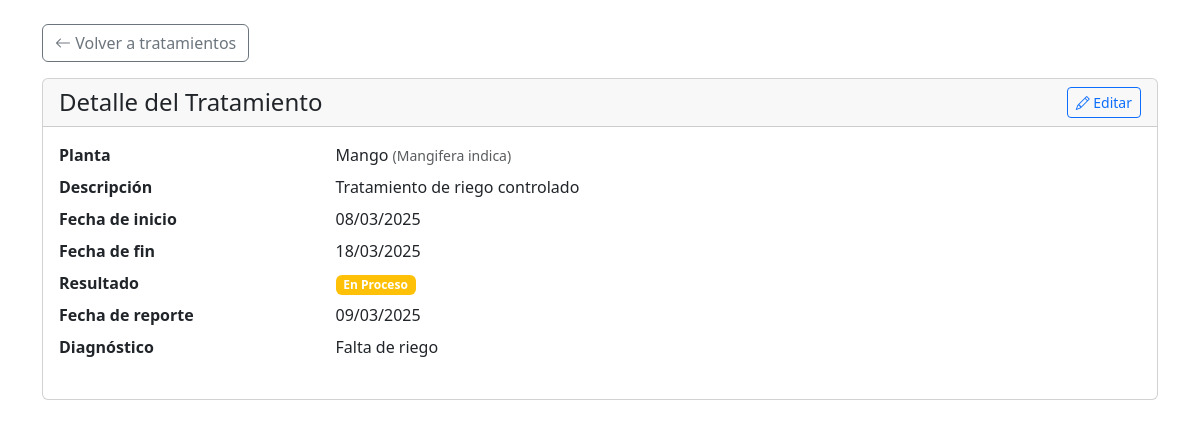
Screenshot of /tratamiento_detalle.php?id=7 with the database file from the repository.
### tables this page shows
CREATE TABLE `tratamientos` (
  `id_tratamiento` int(11) NOT NULL,
  `id_reporte` int(11) DEFAULT NULL,
  `descripcion` text NOT NULL,
  `fecha_inicio` date NOT NULL,
  `fecha_fin` date DEFAULT NULL,
  `resultado` enum('Exitoso','En Proceso','Fallido') DEFAULT 'En Proceso'
);

CREATE TABLE `plantas` (
  `id_planta` int(11) NOT NULL,
  `nombre_cientifico` varchar(100) NOT NULL,
  `nombre_comun` varchar(100) DEFAULT NULL,
  `ubicacion` varchar(255) DEFAULT NULL,
  `estado` enum('Sano','Enfermo','Recuperación') DEFAULT 'Sano',
  `descripcion` text DEFAULT NULL,
  `fecha_registro` timestamp NOT NULL DEFAULT current_timestamp()
);

CREATE TABLE `reportes` (
  `id_reporte` int(11) NOT NULL,
  `id_usuario` int(11) DEFAULT NULL,
  `id_planta` int(11) DEFAULT NULL,
  `id_animal` int(11) DEFAULT NULL,
  `tipo` enum('Planta','Animal') NOT NULL,
  `diagnostico` text NOT NULL,
  `fecha_reporte` timestamp NOT NULL DEFAULT current_timestamp()
);

### tratamiento_detalle.php (the view, shortened to what this page needs)
<?php
$id_tratamiento = intval($_GET['id']);
$conexion = new Conexion();
$db = $conexion->getConexion();
$stmt = $db->prepare(
    "SELECT t.*, p.nombre_comun, p.nombre_cientifico, r.fecha_reporte, r.diagnostico, r.id_reporte
     FROM tratamientos t
     JOIN reportes r ON t.id_reporte = r.id_reporte
     JOIN plantas p ON r.id_planta = p.id_planta
     WHERE t.id_tratamiento = ?"
);
$stmt->bind_param('i', $id_tratamiento);
$stmt->execute();
$result = $stmt->get_result();
$tratamiento = $result->fetch_assoc();
$fecha_inicio = date('d/m/Y', strtotime($tratamiento['fecha_inicio']));
$fecha_fin = $tratamiento['fecha_fin'] ? date('d/m/Y', strtotime($tratamiento['fecha_fin'])) : '--';
$fecha_reporte = $tratamiento['fecha_reporte'] ? date('d/m/Y', strtotime($tratamiento['fecha_reporte'])) : '--';
switch ($tratamiento['resultado']) {
    default: $badge = 'bg-warning'; break;
}
?>
<!DOCTYPE html>
<html lang="es">
<head>
    <link href="https://cdn.jsdelivr.net/npm/bootstrap@5.3.0/dist/css/bootstrap.min.css" rel="stylesheet">
    <link rel="stylesheet" href="https://cdn.jsdelivr.net/npm/bootstrap-icons@1.10.0/font/bootstrap-icons.css">
</head>
<body>
<div class="container py-4">
    <a href="tratamientos.php" class="btn btn-outline-secondary mb-3">
        <i class="bi bi-arrow-left"></i> Volver a tratamientos
    </a>
    <div class="card">
        <div class="card-header d-flex justify-content-between align-items-center">
            <h4 class="mb-0">Detalle del Tratamiento</h4>
            <a href="reportes.php?action=edit&id=<?php echo $tratamiento['id_reporte']; ?>" class="btn btn-sm btn-outline-primary">
                <i class="bi bi-pencil"></i> Editar
            </a>
        </div>
        <div class="card-body">
            <dl class="row">
                <dt class="col-sm-3">Planta</dt>
                <dd class="col-sm-9"><?php echo htmlspecialchars($tratamiento['nombre_comun'], ENT_QUOTES, 'UTF-8'); ?>
                    <?php if (!empty($tratamiento['nombre_cientifico'])): ?>
                        <small class="text-muted">(<?php echo htmlspecialchars($tratamiento['nombre_cientifico'], ENT_QUOTES, 'UTF-8'); ?>)</small>
                    <?php endif; ?>
                </dd>
                <dt class="col-sm-3">Descripción</dt>
                <dd class="col-sm-9"><?php echo nl2br(htmlspecialchars($tratamiento['descripcion'], ENT_QUOTES, 'UTF-8')); ?></dd>
                <dt class="col-sm-3">Fecha de inicio</dt>
                <dd class="col-sm-9"><?php echo $fecha_inicio; ?></dd>
                <dt class="col-sm-3">Fecha de fin</dt>
                <dd class="col-sm-9"><?php echo $fecha_fin; ?></dd>
                <dt class="col-sm-3">Resultado</dt>
                <dd class="col-sm-9">
                    <span class="badge <?php echo $badge; ?>">
                        <?php echo htmlspecialchars($tratamiento['resultado'], ENT_QUOTES, 'UTF-8'); ?>
                    </span>
                </dd>
                <dt class="col-sm-3">Fecha de reporte</dt>
                <dd class="col-sm-9"><?php echo $fecha_reporte; ?></dd>
                <dt class="col-sm-3">Diagnóstico</dt>
                <dd class="col-sm-9"><?php echo nl2br(htmlspecialchars($tratamiento['diagnostico'], ENT_QUOTES, 'UTF-8')); ?></dd>
            </dl>
        </div>
    </div>
</div>
</body>
</html>

### rows the page displays
tratamientos: plantas.nombre_comun "Mango", plantas.nombre_cientifico "Mangifera indica", descripcion "Tratamiento de riego controlado", fecha_inicio "08/03/2025", fecha_fin "18/03/2025", resultado "En Proceso", id_reporte.fecha_reporte "09/03/2025", id_reporte.diagnostico "Falta de riego"
